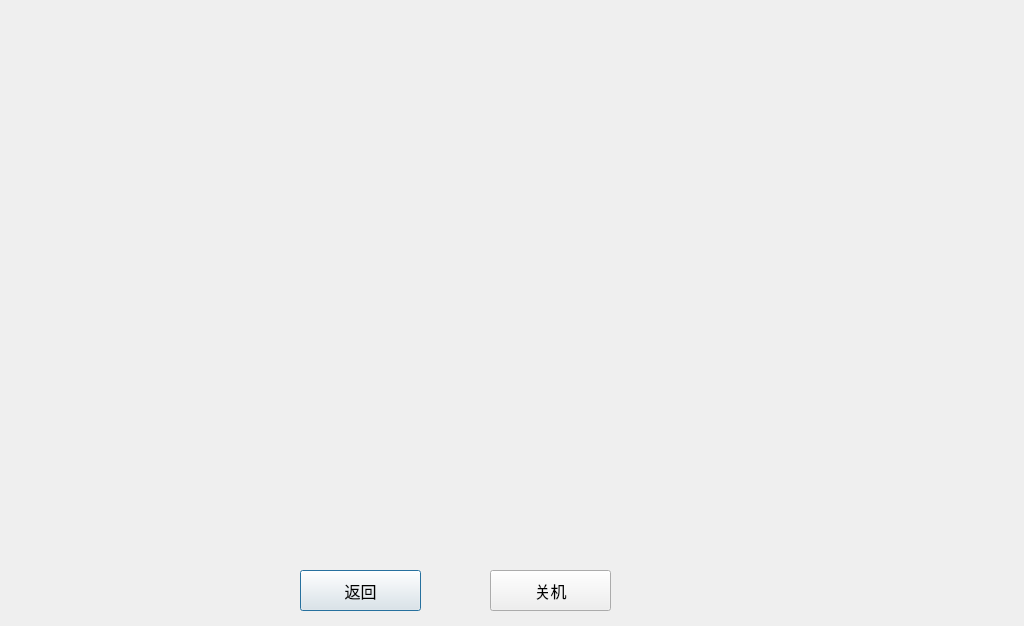
<ui version="4.0" >
 <class>selectprintClass</class>
 <widget class="QDialog" name="selectprintClass" >
  <property name="geometry" >
   <rect>
    <x>0</x>
    <y>0</y>
    <width>1024</width>
    <height>626</height>
   </rect>
  </property>
  <property name="acceptDrops" >
   <bool>true</bool>
  </property>
  <property name="windowTitle" >
   <string>网头选择</string>
  </property>
  <widget class="QPushButton" name="cancelButton" >
   <property name="geometry" >
    <rect>
     <x>300</x>
     <y>570</y>
     <width>121</width>
     <height>41</height>
    </rect>
   </property>
   <property name="font" >
    <font>
     <pointsize>12</pointsize>
    </font>
   </property>
   <property name="text" >
    <string>返回</string>
   </property>
  </widget>
  <widget class="QPushButton" name="cancelButton_2" >
   <property name="geometry" >
    <rect>
     <x>490</x>
     <y>570</y>
     <width>121</width>
     <height>41</height>
    </rect>
   </property>
   <property name="font" >
    <font>
     <pointsize>12</pointsize>
    </font>
   </property>
   <property name="text" >
    <string>关机</string>
   </property>
  </widget>
 </widget>
 <resources/>
 <connections/>
</ui>
